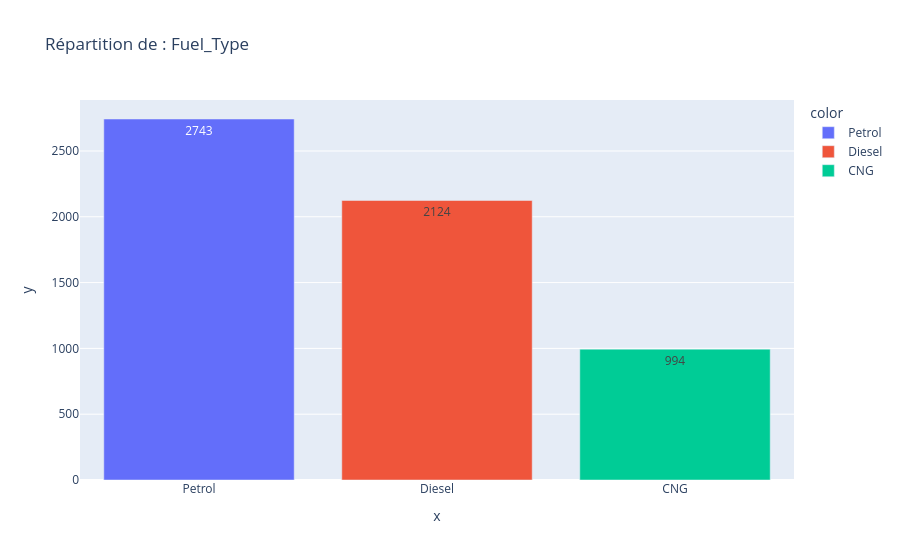
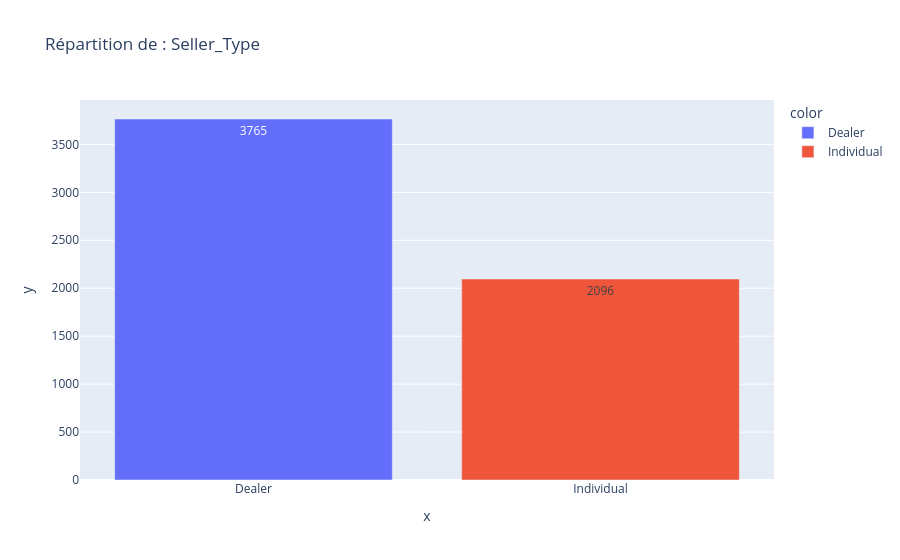
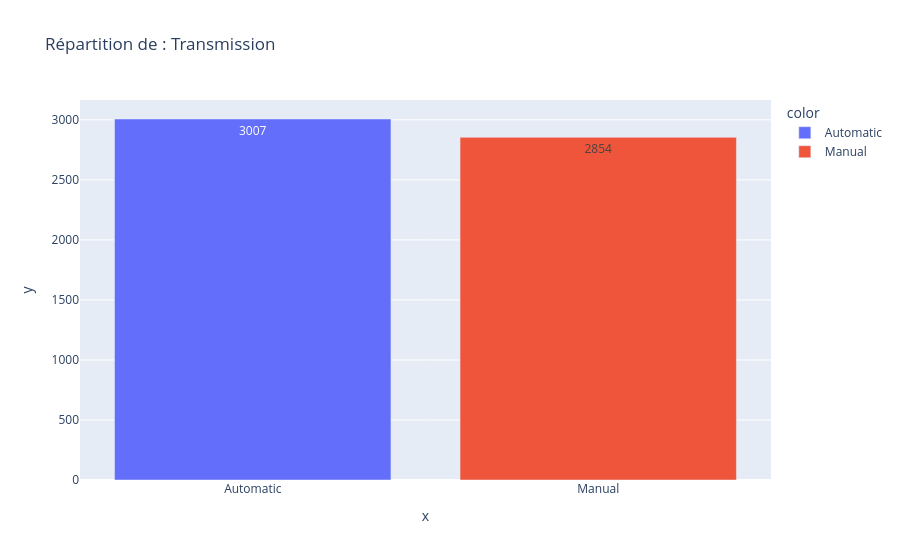

Notebook code cell kept with these figures, in order:
### Code cell
# Appliquer la fonction countplot_func
countplot_func(cat_cols)

### Figure 1 — Plotly figure (JSON) as saved in the notebook; plotly's stock layout.template omitted (floating-point values rounded to 4 significant figures)
{"data": [{"hovertemplate": "color=Petrol<br>x=%{x}<br>y=%{y}<extra></extra>", "legendgroup": "Petrol", "marker": {"color": "#636efa", "pattern": {"shape": ""}}, "name": "Petrol", "orientation": "v", "showlegend": true, "textposition": "auto", "texttemplate": "%{y}", "type": "bar", "x": ["Petrol"], "xaxis": "x", "y": [2743], "yaxis": "y"}, {"hovertemplate": "color=Diesel<br>x=%{x}<br>y=%{y}<extra></extra>", "legendgroup": "Diesel", "marker": {"color": "#EF553B", "pattern": {"shape": ""}}, "name": "Diesel", "orientation": "v", "showlegend": true, "textposition": "auto", "texttemplate": "%{y}", "type": "bar", "x": ["Diesel"], "xaxis": "x", "y": [2124], "yaxis": "y"}, {"hovertemplate": "color=CNG<br>x=%{x}<br>y=%{y}<extra></extra>", "legendgroup": "CNG", "marker": {"color": "#00cc96", "pattern": {"shape": ""}}, "name": "CNG", "orientation": "v", "showlegend": true, "textposition": "auto", "texttemplate": "%{y}", "type": "bar", "x": ["CNG"], "xaxis": "x", "y": [994], "yaxis": "y"}], "layout": {"barmode": "relative", "legend": {"title": {"text": "color"}, "tracegroupgap": 0}, "title": {"text": "Répartition de : Fuel_Type"}, "xaxis": {"anchor": "y", "domain": [0.0, 1.0], "title": {"text": "x"}}, "yaxis": {"anchor": "x", "domain": [0.0, 1.0], "title": {"text": "y"}}}}

### Figure 2 — Plotly figure (JSON) as saved in the notebook; plotly's stock layout.template omitted (floating-point values rounded to 4 significant figures)
{"data": [{"hovertemplate": "color=Dealer<br>x=%{x}<br>y=%{y}<extra></extra>", "legendgroup": "Dealer", "marker": {"color": "#636efa", "pattern": {"shape": ""}}, "name": "Dealer", "orientation": "v", "showlegend": true, "textposition": "auto", "texttemplate": "%{y}", "type": "bar", "x": ["Dealer"], "xaxis": "x", "y": [3765], "yaxis": "y"}, {"hovertemplate": "color=Individual<br>x=%{x}<br>y=%{y}<extra></extra>", "legendgroup": "Individual", "marker": {"color": "#EF553B", "pattern": {"shape": ""}}, "name": "Individual", "orientation": "v", "showlegend": true, "textposition": "auto", "texttemplate": "%{y}", "type": "bar", "x": ["Individual"], "xaxis": "x", "y": [2096], "yaxis": "y"}], "layout": {"barmode": "relative", "legend": {"title": {"text": "color"}, "tracegroupgap": 0}, "title": {"text": "Répartition de : Seller_Type"}, "xaxis": {"anchor": "y", "domain": [0.0, 1.0], "title": {"text": "x"}}, "yaxis": {"anchor": "x", "domain": [0.0, 1.0], "title": {"text": "y"}}}}

### Figure 3 — Plotly figure (JSON) as saved in the notebook; plotly's stock layout.template omitted (floating-point values rounded to 4 significant figures)
{"data": [{"hovertemplate": "color=Automatic<br>x=%{x}<br>y=%{y}<extra></extra>", "legendgroup": "Automatic", "marker": {"color": "#636efa", "pattern": {"shape": ""}}, "name": "Automatic", "orientation": "v", "showlegend": true, "textposition": "auto", "texttemplate": "%{y}", "type": "bar", "x": ["Automatic"], "xaxis": "x", "y": [3007], "yaxis": "y"}, {"hovertemplate": "color=Manual<br>x=%{x}<br>y=%{y}<extra></extra>", "legendgroup": "Manual", "marker": {"color": "#EF553B", "pattern": {"shape": ""}}, "name": "Manual", "orientation": "v", "showlegend": true, "textposition": "auto", "texttemplate": "%{y}", "type": "bar", "x": ["Manual"], "xaxis": "x", "y": [2854], "yaxis": "y"}], "layout": {"barmode": "relative", "legend": {"title": {"text": "color"}, "tracegroupgap": 0}, "title": {"text": "Répartition de : Transmission"}, "xaxis": {"anchor": "y", "domain": [0.0, 1.0], "title": {"text": "x"}}, "yaxis": {"anchor": "x", "domain": [0.0, 1.0], "title": {"text": "y"}}}}
